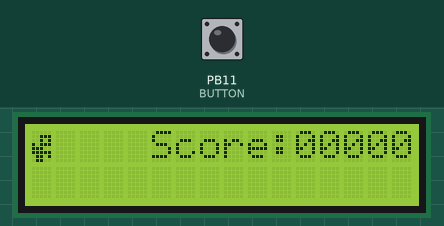
This sketch was run on a simulated STM32 Blue Pill. On the bench: 16×2 character LCD. The test bench sets the inputs (shaded band); at power-on: PB11 (BUTTON) HIGH. Random numbers use the default seed unless the sketch sets one.

Above: at 1.2 s.
1.3 s: PB11 (BUTTON) pulled LOW for 0.55 s
At 2.41 s:
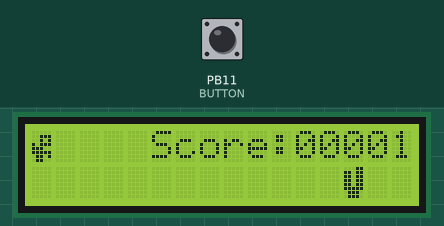
3.3 s: PB11 (BUTTON) pulled LOW for 3.2 s
At 7.26 s:
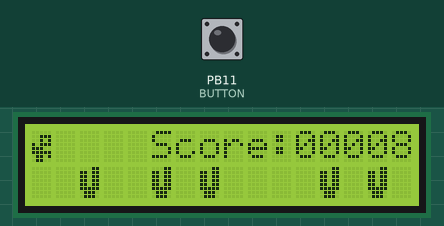
8.0 s: PB11 (BUTTON) pulled LOW for 1 s
At 10.2 s:
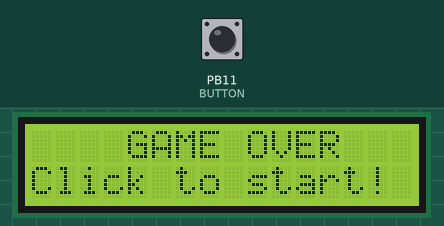
13.7 s: PB11 (BUTTON) driven HIGH
15.8 s: PB11 (BUTTON) driven LOW
At 16.32 s:
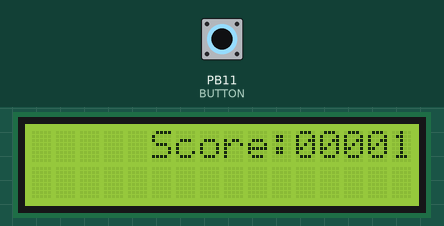
Timing chart, 0 to 18.8 s (numbered marks = the images above; inputs shaded):
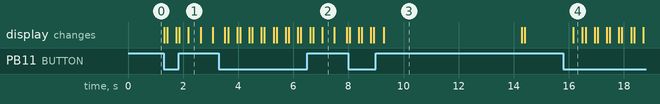

The sketch:

dino.ino
```cpp
#include <LiquidCrystal_I2C.h>

#define WHITESPACE 32
#define DINO 0
#define CACTUS 1
#define BOMB 2
#define WIDTH 16
#define BUTTON PB11
#define WHITESPACE_CHANCE 70 // lower means harder difficulty
#define BOMB_CHANCE WHITESPACE_CHANCE + 1


int button_state;
int score = 0;
bool DINO_LOWER_POS = true; // initial position, if false he is on upper floor
// First parameter is address of I2C bus slave, all 3 addresses (A0, A1, A2) were set to 1. Explanation: I2C have 7-bit address, the first four bits of PFC8754A are "0111", the lower 3 bits (A0, A1, A2) are set to 1, so the whole address is "0111111" in binary, 0x3F in he   x
// PB6 SCL, PB7 SDA
LiquidCrystal_I2C lcd(0x27, 16, 2); // adresy jednotlivych i2c deviceov, kedze su vsetky nastavene na jednicku tak adresa by mala byt 0x3F (Ide o chip PFC8754A)

byte dino [8]
{
    B00000,
    B00111,
    B00101,
    B10111,
    B11100,
    B11111,
    B01101,
    B01100,
};


byte cactus [8]
{
    B00011,
    B11011,
    B11011,
    B11011,
    B11011,
    B11111,
    B01110,
    B01110
};

byte bomb [8]
{
    B00010,
    B00100,
    B01110,
    B10001,
    B10001,
    B10001,
    B10001,
    B01110
};

byte terrain[16];
boolean started = false;
boolean player_dead = false;

void init_terrain() {
    terrain[0] = DINO;
    for (int i = 1; i <= WIDTH - 1; i++){
        terrain[i] = WHITESPACE;
    }
}

void init_game() {
    score = 0;
    lcd.clear();
    init_terrain();
}

void setup() {
    Serial.begin(9600);
    pinMode(BUTTON, INPUT_PULLUP);
    lcd.init();
    lcd.backlight();
    lcd.createChar(0, dino);
    lcd.createChar(1, cactus);
    lcd.createChar(2, bomb);
    init_terrain();
}

int new_block() {
    long randNum = random(100);

    if (randNum <= WHITESPACE_CHANCE) {
        return WHITESPACE;
    }
    else if (randNum == BOMB_CHANCE) {
        return BOMB;
    }
    return CACTUS;
}

void score_board() {
    char score_board[13];
    sprintf(score_board, "Score:%05d", score);
    lcd.setCursor(5, 0);
    lcd.print(score_board);
}

void graphic() {
    dino_move();
    score_board();
    for (int i = 0; i <= WIDTH - 2; i++) {
        // aby neprepisalo dina prekazkami ked bude dole zbierat skore
        if ((DINO_LOWER_POS && i == 0) && terrain[i + 1] == WHITESPACE) {
             continue;
        }
        terrain[i] = terrain[i + 1];
    }
    delay(300);
    terrain[15] = new_block();
    for (int i = 0; i <= WIDTH - 1; i++) {
        lcd.setCursor(i, 1);
        lcd.write(terrain[i]);
    }
}

void game_over() {
    lcd.clear();
    lcd.setCursor(4, 0);
    lcd.print("GAME OVER");

    lcd.setCursor(0, 1);
    lcd.print("Click to start!");
    int buttonState = digitalRead(BUTTON);
    while (buttonState == LOW) {
        buttonState = digitalRead(BUTTON);
    };
}

void set_dino_lower() {
    lcd.setCursor(0, 0);
    lcd.write(WHITESPACE);
    terrain[0] = DINO;
}

void set_dino_higher() {
    lcd.setCursor(0, 0);
    lcd.write(DINO);
    terrain[0] = WHITESPACE;
}

void dino_move() {
    if (DINO_LOWER_POS) {
        set_dino_lower();
    } else {
        set_dino_higher();
    }
}

void game() {
    graphic();
    if (DINO_LOWER_POS) {
        if (terrain[0] == CACTUS) {
            game_over();
            delay(5000);
            init_game();
        }
        if (terrain[0] == BOMB) {
            score += 50;
        }
        score++;
    }
}

void loop() {
    int buttonState = digitalRead(BUTTON);
    if (buttonState == HIGH) {
        DINO_LOWER_POS = false;
    } else {
        DINO_LOWER_POS = true;
    }

    game();
    delay(100);
}
```

Measured:
- what the display in image 1 shows lasts 0.4 s, from 2.2 s to 2.6 s
